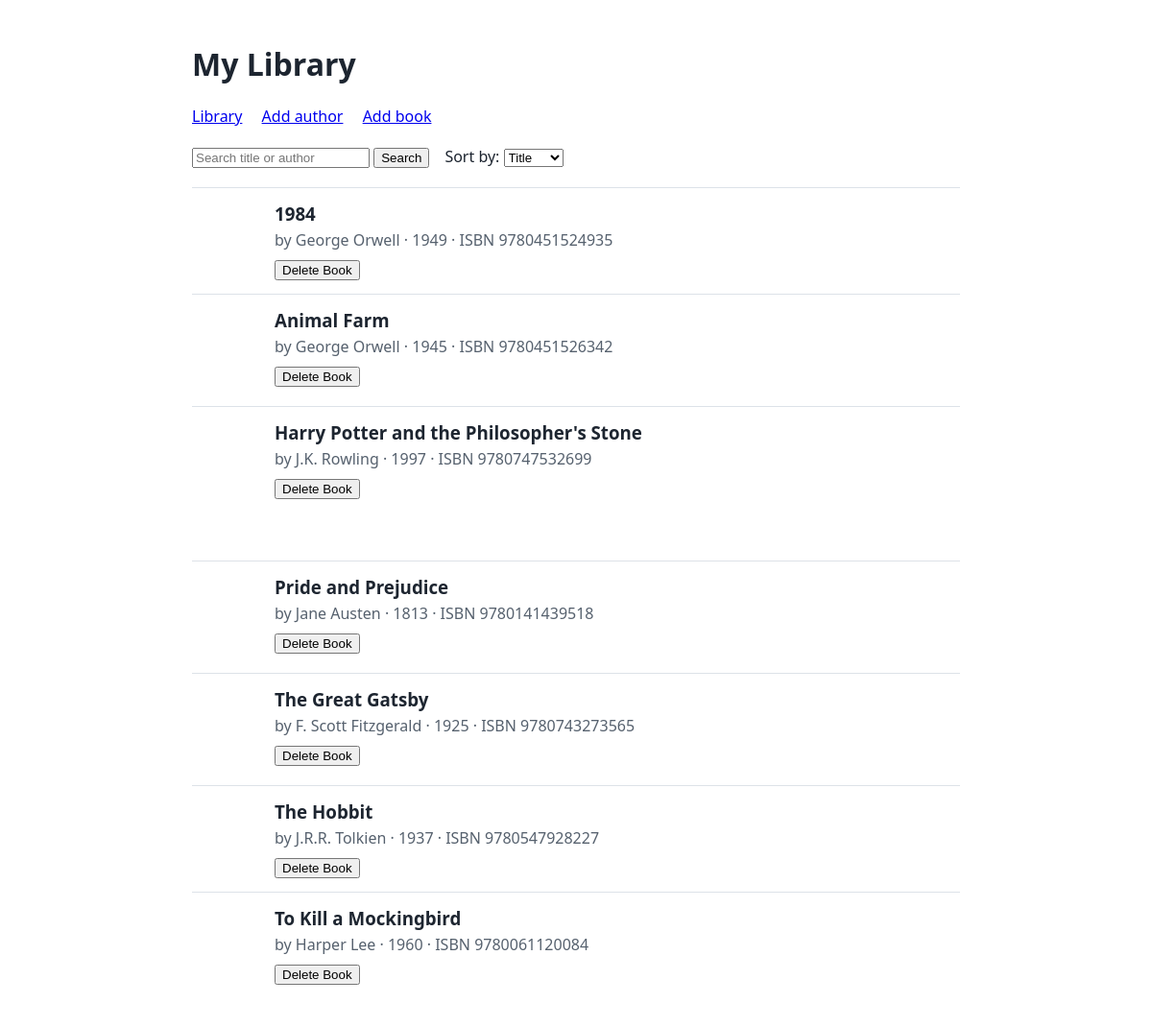
The page / on the database its author committed.
### data_models.py (models this page shows, shortened)
class Book(db.Model):
    __tablename__ = "books"
    id = db.Column(db.Integer, primary_key=True, autoincrement=True)
    isbn = db.Column(db.String(13), nullable=False, unique=True)
    title = db.Column(db.String, nullable=False)
    publication_year = db.Column(db.Integer)
    author_id = db.Column(db.Integer, db.ForeignKey("authors.id"), nullable=False)

class Author(db.Model):
    __tablename__ = "authors"
    id = db.Column(db.Integer, primary_key=True, autoincrement=True)
    name = db.Column(db.String, nullable=False)
    birth_date = db.Column(db.Date)
    date_of_death = db.Column(db.Date)
    books = db.relationship("Book", backref="author", lazy=True)

### app.py (the view)
@app.route("/")
def home():
    sort = request.args.get("sort", "title")
    search = request.args.get("search", "").strip()
    query = Book.query.join(Author)
    if search:
        pattern = f"%{search}%"
        query = query.filter(or_(Book.title.ilike(pattern), Author.name.ilike(pattern)))
    if sort == "author":
        query = query.order_by(Author.name, Book.title)
    else:
        query = query.order_by(Book.title)
    books = query.all()
    return render_template("home.html", books=books, sort=sort, search=search)

### templates/home.html (shortened to what this page needs)
<!DOCTYPE html>
<html lang="en">
  <head>
  </head>
  <body>
    <h1>My Library</h1>
    <nav>
      <a href="{{ url_for('home') }}">Library</a>
      <a href="{{ url_for('add_author') }}">Add author</a>
      <a href="{{ url_for('add_book') }}">Add book</a>
    </nav>
    <div class="tools">
      <form action="{{ url_for('home') }}" method="GET">
        <input type="text" name="search" value="{{ search }}" placeholder="Search title or author">
        <input type="submit" value="Search">
      </form>
      <form action="{{ url_for('home') }}" method="GET">
        <label for="sort">Sort by:</label>
        <select id="sort" name="sort" onchange="this.form.submit()">
          <option value="title" {% if sort == 'title' %}selected{% endif %}>Title</option>
        </select>
      </form>
    </div>
    {% for book in books %}
    <div class="book">
      <div>
        <h3>{{ book.title }}</h3>
        <p>by {{ book.author.name }}{% if book.publication_year %} · {{ book.publication_year }}{% endif %} · ISBN {{ book.isbn }}</p>
        <form action="{{ url_for('delete_book', book_id=book.id) }}" method="POST">
          <input type="submit" value="Delete Book">
        </form>
      </div>
    </div>
    {% endfor %}
  </body>
</html>

### templates/home.html (style rules this page uses)
body { font-family: system-ui, sans-serif; max-width: 800px; margin: 0 auto; padding: 24px; color: #1d2530; }
nav a { margin-right: 16px; }
.tools { display: flex; flex-wrap: wrap; gap: 16px; margin: 20px 0; }
.book { display: flex; gap: 16px; align-items: flex-start; padding: 14px 0; border-top: 1px solid #dde2e8; }
.book h3 { margin: 0 0 4px; }
.book p { margin: 0 0 8px; color: #56616e; }

### rows shown on the page
Book: title "1984", author.name "George Orwell", publication_year "1949", isbn "9780451524935"
Book: title "Animal Farm", author.name "George Orwell", publication_year "1945", isbn "9780451526342"
Book: title "Harry Potter and the Philosopher's Stone", author.name "J.K. Rowling", publication_year "1997", isbn "9780747532699"
Book: title "Pride and Prejudice", author.name "Jane Austen", publication_year "1813", isbn "9780141439518"
Book: title "The Great Gatsby", author.name "F. Scott Fitzgerald", publication_year "1925", isbn "9780743273565"
Book: title "The Hobbit", author.name "J.R.R. Tolkien", publication_year "1937", isbn "9780547928227"
Book: title "To Kill a Mockingbird", author.name "Harper Lee", publication_year "1960", isbn "9780061120084"
